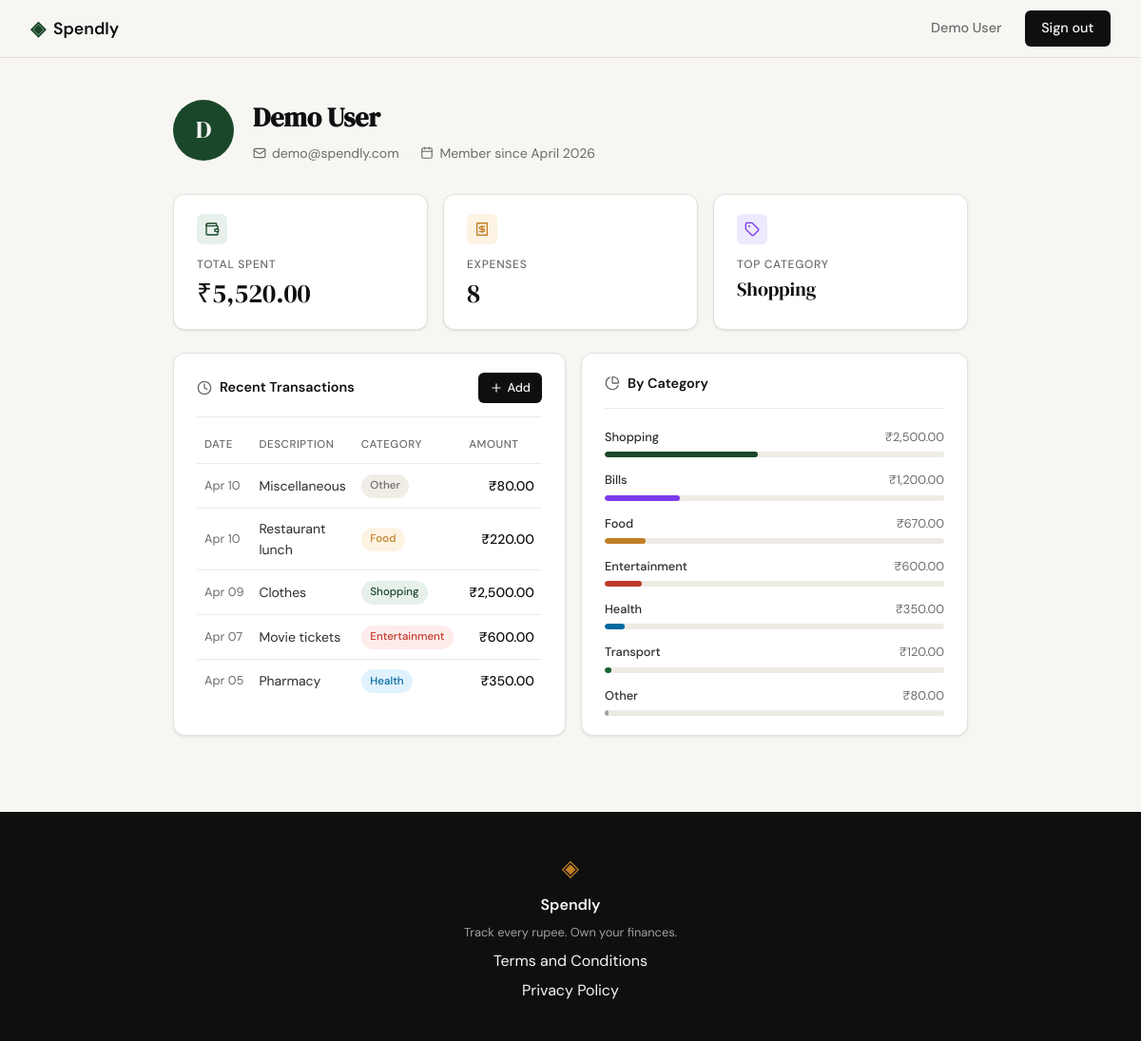
Screenshot of /profile (signed in) with the database file from the repository.
### tables this page shows
CREATE TABLE users (
            id            INTEGER PRIMARY KEY AUTOINCREMENT,
            name          TEXT    NOT NULL,
            email         TEXT    UNIQUE NOT NULL,
            password_hash TEXT    NOT NULL,
            created_at    TEXT    DEFAULT (datetime('now'))
        );

CREATE TABLE expenses (
            id          INTEGER PRIMARY KEY AUTOINCREMENT,
            user_id     INTEGER NOT NULL REFERENCES users(id),
            amount      REAL    NOT NULL,
            category    TEXT    NOT NULL,
            date        TEXT    NOT NULL,
            description TEXT,
            created_at  TEXT    DEFAULT (datetime('now'))
        );

### app.py (the view)
@app.route("/profile")
def profile():
    if not session.get("user_id"):
        return redirect(url_for("login"))
    user_row = get_user_by_id(session["user_id"])
    created_at = datetime.strptime(user_row["created_at"], "%Y-%m-%d %H:%M:%S")
    user = {
        "name": user_row["name"],
        "initials": user_row["name"][0].upper(),
        "email": user_row["email"],
        "member_since": created_at.strftime("%B %Y"),
    }
    expenses = get_expenses_by_user(session["user_id"])
    cat_totals = get_category_totals(session["user_id"])
    if expenses:
        grand_total = sum(row["amount"] for row in expenses)
        top_category = cat_totals[0]["category"] if cat_totals else "—"
        stats = {
            "total": f"₹{grand_total:,.2f}",
            "count": len(expenses),
            "top_category": top_category,
        }
    else:
        stats = {"total": "₹0.00", "count": 0, "top_category": "—"}
    transactions = [
        {
            "date": datetime.strptime(row["date"], "%Y-%m-%d").strftime("%b %d"),
            "description": row["description"],
            "category": row["category"],
            "amount": f"₹{row['amount']:,.2f}",
        }
        for row in expenses[:5]
    ]
    grand_total_for_pct = sum(row["amount"] for row in expenses) if expenses else 0
    categories = [
        {
            "name": row["category"],
            "amount": f"₹{row['total']:,.2f}",
            "pct": round(row["total"] / grand_total_for_pct * 100) if grand_total_for_pct else 0,
        }
        for row in cat_totals
    ]
    return render_template(
        "profile.html",
        user=user,
        stats=stats,
        transactions=transactions,
        categories=categories,
    )

### database/db.py (called while the page is built)
def get_db():
    conn = sqlite3.connect(DB_PATH)
    conn.row_factory = sqlite3.Row
    conn.execute("PRAGMA foreign_keys = ON")
    return conn

def get_category_totals(user_id):
    conn = get_db()
    rows = conn.execute(
        """
        SELECT category, SUM(amount) AS total
        FROM expenses
        WHERE user_id = ?
        GROUP BY category
        ORDER BY total DESC
        """,
        (user_id,),
    ).fetchall()
    conn.close()
    return rows

def get_user_by_id(user_id):
    conn = get_db()
    user = conn.execute(
        "SELECT * FROM users WHERE id = ?", (user_id,)
    ).fetchone()
    conn.close()
    return user

def get_expenses_by_user(user_id):
    conn = get_db()
    rows = conn.execute(
        "SELECT * FROM expenses WHERE user_id = ? ORDER BY date DESC, created_at DESC",
        (user_id,),
    ).fetchall()
    conn.close()
    return rows

### templates/profile.html (shortened to what this page needs)
{% extends "base.html" %}
{% block content %}
<div class="profile-page">
  <div class="profile-header">
    <div class="profile-avatar">{{ user.initials }}</div>
    <div class="profile-info">
      <h1 class="profile-name">{{ user.name }}</h1>
      <p class="profile-meta">
        <i data-lucide="mail"></i>
        {{ user.email }}
        <span class="meta-sep">·</span>
        <i data-lucide="calendar"></i>
        Member since {{ user.member_since }}
      </p>
    </div>
  </div>
  <div class="stats-row">
    <div class="stat-card">
      <div class="stat-icon stat-icon--green">
        <i data-lucide="wallet"></i>
      </div>
      <p class="stat-label">Total Spent</p>
      <p class="stat-value">{{ stats.total }}</p>
    </div>
    <div class="stat-card">
      <div class="stat-icon stat-icon--amber">
        <i data-lucide="receipt"></i>
      </div>
      <p class="stat-label">Expenses</p>
      <p class="stat-value">{{ stats.count }}</p>
    </div>
    <div class="stat-card">
      <div class="stat-icon stat-icon--purple">
        <i data-lucide="tag"></i>
      </div>
      <p class="stat-label">Top Category</p>
      <p class="stat-value stat-value--sm">{{ stats.top_category }}</p>
    </div>
  </div>
  <div class="profile-grid">
    <div class="profile-card">
      <div class="card-header">
        <h2 class="card-title">
          <i data-lucide="clock"></i>
          Recent Transactions
        </h2>
        <a href="{{ url_for('add_expense') }}" class="btn-primary btn-sm">
          <i data-lucide="plus"></i> Add
        </a>
      </div>
      <table class="txn-table">
        <thead>
          <tr>
            <th>Date</th>
            <th>Description</th>
            <th>Category</th>
            <th class="align-right">Amount</th>
          </tr>
        </thead>
        <tbody>
          {% for tx in transactions %}
          <tr>
            <td class="txn-date">{{ tx.date }}</td>
            <td class="txn-desc">{{ tx.description }}</td>
            <td><span class="badge badge-{{ tx.category | lower }}">{{ tx.category }}</span></td>
            <td class="txn-amount align-right">{{ tx.amount }}</td>
          </tr>
          {% endfor %}
        </tbody>
      </table>
    </div>
    <div class="profile-card">
      <div class="card-header">
        <h2 class="card-title">
          <i data-lucide="pie-chart"></i>
          By Category
        </h2>
      </div>
      <div class="cat-list">
        {% for cat in categories %}
        <div class="cat-row">
          <div class="cat-meta">
            <span class="cat-name">{{ cat.name }}</span>
            <span class="cat-amount">{{ cat.amount }}</span>
          </div>
          <div class="cat-track">
            <div class="cat-bar cat-bar--{{ cat.name | lower }}" style="width: {{ cat.pct }}%"></div>
          </div>
        </div>
        {% endfor %}
      </div>
    </div>
  </div>
</div>
{% endblock %}

### templates/base.html (shortened to what this page needs)
<!DOCTYPE html>
<html lang="en">
<head>
    <link rel="stylesheet" href="{{ url_for('static', filename='css/style.css') }}">
</head>
<body>
    <nav class="navbar">
        <div class="nav-inner">
            <a href="{{ url_for('landing') }}" class="nav-brand">
                <span class="brand-icon">◈</span>
                <span class="brand-name">Spendly</span>
            </a>
            <div class="nav-links">
                {% if session.get('user_id') %}
                    <span class="nav-user">{{ session.get('user_name') }}</span>
                    <a href="{{ url_for('logout') }}" class="nav-cta">Sign out</a>
                {% else %}
                    <a href="{{ url_for('login') }}">Sign in</a>
                    <a href="{{ url_for('register') }}" class="nav-cta">Get started</a>
                {% endif %}
            </div>
        </div>
    </nav>
    <main class="main-content">
        {% block content %}{% endblock %}
    </main>
    <footer class="footer">
        <div class="footer-inner">
            <span class="brand-icon">◈</span>
            <span class="footer-name">Spendly</span>
            <p class="footer-copy">Track every rupee. Own your finances.</p>
            <p><a href="/terms">Terms and Conditions</a></p>
            <p><a href="/privacy">Privacy Policy</a></p>
        </div>
    </footer>
</body>
</html>

### rows the page displays
users: get "Demo User", name "Demo User", email "demo@spendly.com"
expenses: top_category "Shopping", date "Apr 09", description "Clothes", category "Shopping", amount "₹2,500.00"
expenses: date "Apr 10", description "Miscellaneous", category "Other", amount "₹80.00"
expenses: date "Apr 10", description "Restaurant lunch", category "Food", amount "₹220.00"
expenses: date "Apr 07", description "Movie tickets", category "Entertainment", amount "₹600.00"
expenses: date "Apr 05", description "Pharmacy", category "Health", amount "₹350.00"
expenses: name "Bills", amount "₹1,200.00", {{ cat.pct }} 22 (drawn)
expenses: name "Transport", amount "₹120.00", {{ cat.pct }} 2 (drawn)

### other values shown
{{ user.initials }} "D"
{{ user.member_since }} "April 2026"
{{ stats.total }} "₹5,520.00"
{{ stats.count }} "8"
{{ cat.name }} "Shopping" "Food" "Entertainment" "Health" "Other"
{{ cat.amount }} "₹2,500.00" "₹670.00" "₹600.00" "₹350.00" "₹80.00"
